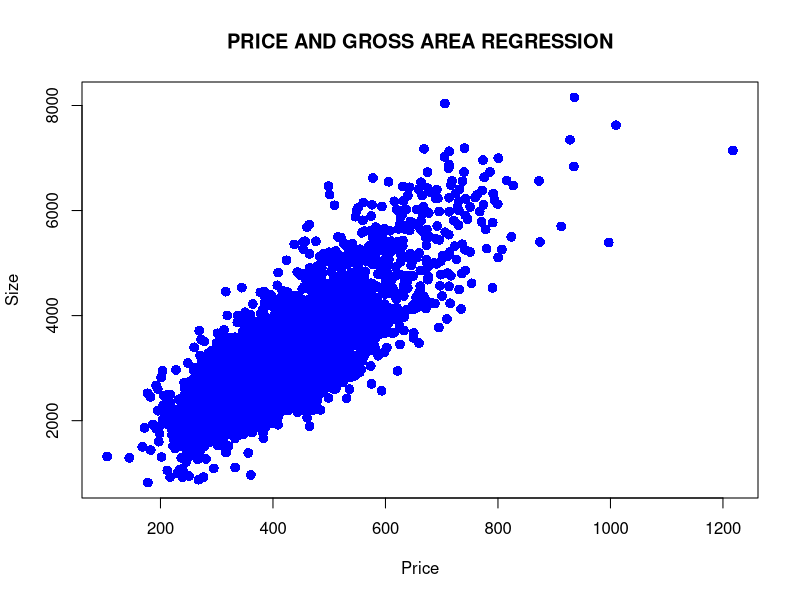
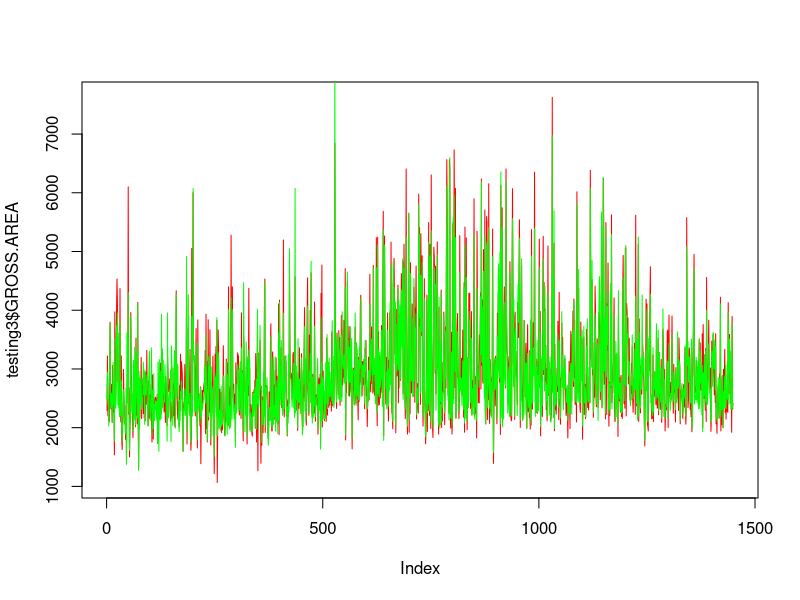

Generate these figures, in order, with R: (Note: this script raises an error after producing the figures.)
install.packages("caret")
library(caret)
install.packages("kernlab")
install.packages('e1071', dependencies=TRUE)
library(kernlab)
install.packages('e1071', dependencies=TRUE)
install.packages("caTools")
library(caTools)
library(e1071)
housing = read.csv("WestRoxbury.csv",header = TRUE)
dim(housing)
head(housing)
View(housing)

#variables
names(housing)

#LINEAR REGRESSION
linear=lm(TOTAL.VALUE~GROSS.AREA,data=housing)
summary(linear)
plot(housing$TOTAL.VALUE,housing$GROSS.AREA,col = "blue",main = "PRICE AND GROSS AREA REGRESSION",
     abline(lm(housing$TOTAL.VALUE~housing$GROSS.AREA)),cex = 1.3,pch = 16,xlab = "Price",ylab = "Size")


#MULTIPLE REGRESSION
multiple=lm(TAX~GROSS.AREA+LIVING.AREA+LOT.SQFT,data=housing)
summary(multiple)







#KNN
set.seed(1234)
#partitioning
intrain = createDataPartition(y=housing$REMODEL,p=0.75,list = F)
intrain
training = housing[intrain,]
#allotting data to training and testing
testing = housing[-intrain,]
dim(training)
dim(testing)
head(training)
#Step 3 - Model creating
modelfit1=train(REMODEL~.,data = training,method="knn")
modelfit1
#step 4 testing
predictions=predict(modelfit1,newdata=testing)
predictions
#to remove scientific notation from confusion matrix
options(scipen=999)
#confusion matrix
confusionMatrix(factor(predictions),factor(testing$REMODEL))


levels(predictions)
levels(housing$REMODEL)
levels(housing$REMODEL)=levels = c("None","Old","Recent")












housing5=housing
#linear model
intrain1 = createDataPartition(y=housing5$GROSS.AREA,p=0.75,list = F)
intrain1
training3 = housing5[intrain1,]
# #allotting data to training and testing
testing3 = housing5[-intrain1,]
modelfit=train(GROSS.AREA~.,data = training3,method="lm")
summary(modelfit)
#Predictions or Model validation
prediction=predict(modelfit,newdata = testing3)
prediction
table(prediction)
table(testing$LOT.SQFT)

#plotting the values
plot(testing3$GROSS.AREA,type="l",col="red")
lines(prediction,col="green")























#clustering
housing
housing1=housing[,-14]
housing1
housing2=housing1[,-13]
housing2

clu=kmeans(dist(housing2),3)
clu
clu$cluster

library(dplyr)
housing3=housing2%>%
  mutate(clusters=clu$cluster)
housing3

table(housing3$cluster)
plot(housing3$LOT.SQFT,housing3$clusters)














#hierarchical clustering
h=hclust(dist(housing2),method = "ward.D")
h
plot(h)
plot(h,cex=0.3)
cut2=cutree(h,3)
table(cut2)
table(housing$REMODEL,cut2)












#naive bayes algo
split=sample.split(housing,SplitRatio = 0.75)
train_naive=subset(housing,split=="TRUE")
test_naive=subset(housing,split=="FALSE")

set.seed(123)
classifier_naive = naiveBayes(REMODEL~.,data = train_naive)
classifier_naive

pred=predict(classifier_naive,newdata = test_naive)
summary(pred)
levels(test_naive$REMODEL)
confusionMatrix(factor(test_naive$REMODEL),factor(pred))
levels(pred)
levels(test_naive$REMODEL)=levels = c("None","Old","Recent")
levels(pred)=levels = c("None","Old","Recent")
